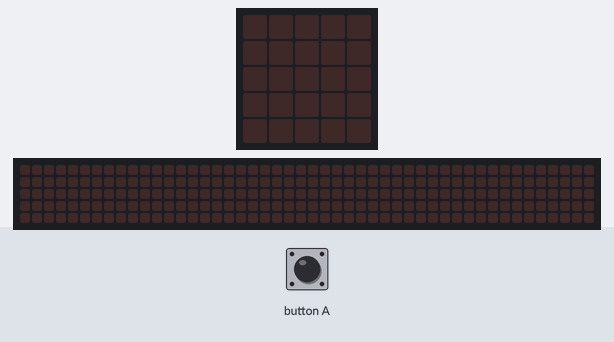
The program below on a simulated BBC micro:bit (MakeCode). On the bench: the board's 5×5 LED display, a strip that is not on the board, showing the scrolling text unrolled. The inputs (shaded band) are chosen by the test bench. The 48×5 strip is a reading aid, not a part: it shows the text the display is scrolling, unrolled, one strip-width of it at a time.

Above: at 1.2 s.
1.3 s: button A pressed for 0.15 s
At 1.52 s:
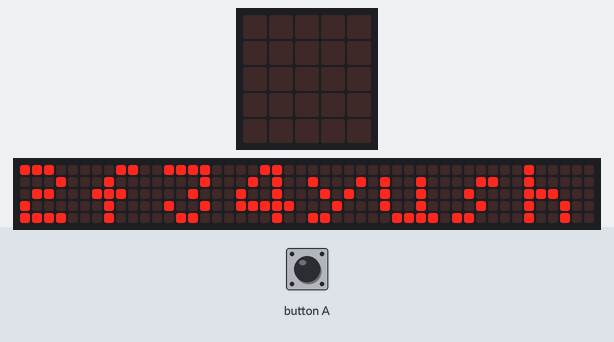
At 15.5 s:
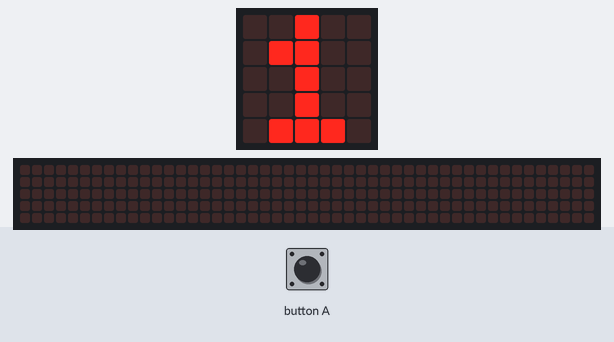

Measured:
- after the input at 1.3 s, the display: changes after 0.15 s (image 1)
- what the display in image 2 shows lasts 0.7 s, from 15.0 s to 15.7 s

The program:

main.ts
```typescript
input.onButtonPressed(Button.A, function () {
    basic.showString("2f34yushouyuan")
    basic.showString("1")
    basic.showString("2")
    basic.showString("3")
    basic.showString("4")
    basic.showString("5")
    basic.showString("6")
})
```

test.ts
```typescript
// 在這裡測試；當此封包作為擴充功能時，將不會編譯此內容。
```
